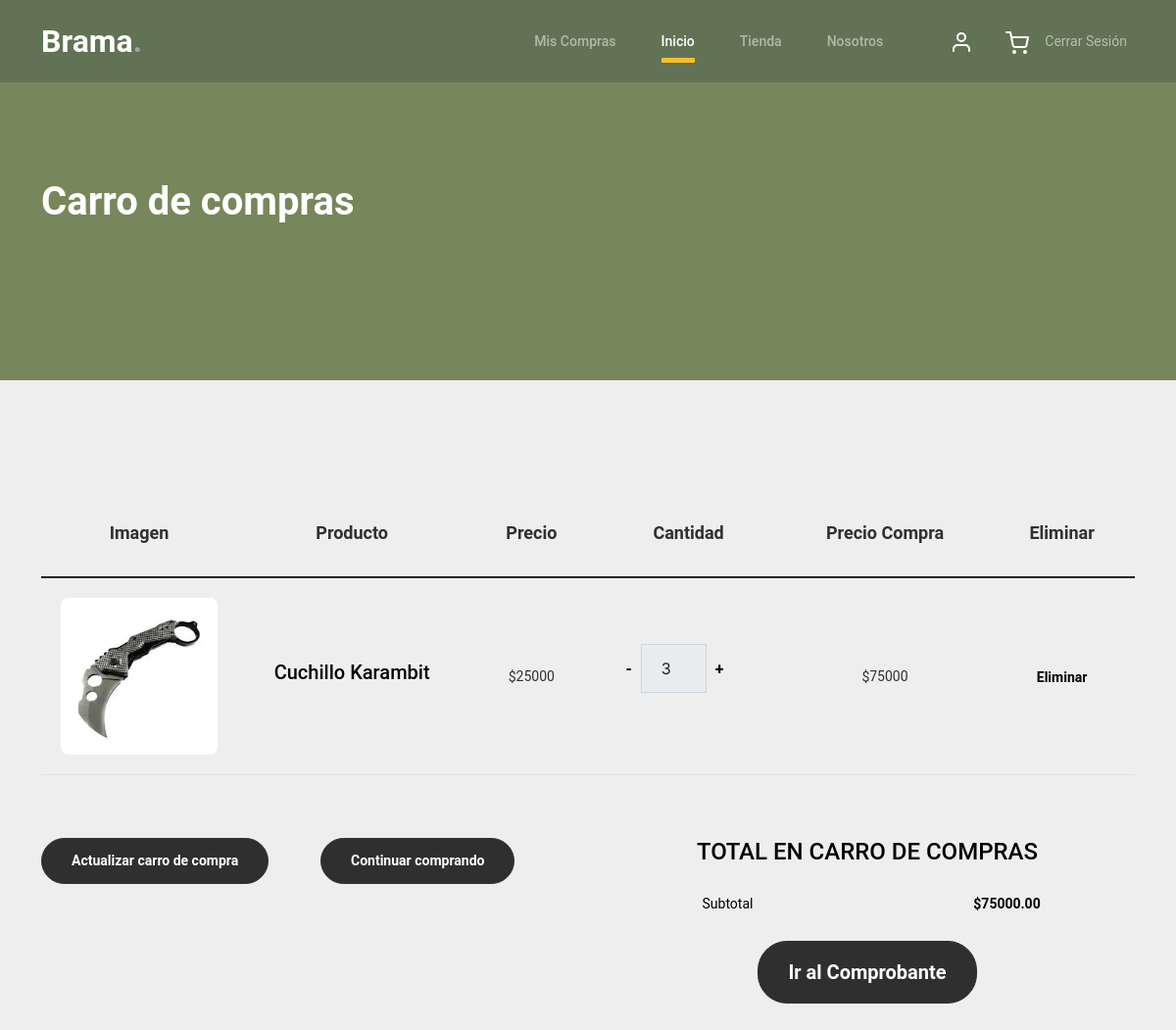
Screenshot of /cart/ (signed in) with the database file from the repository.
### aplicacion/models.py (models this page shows, shortened)
class Carrito(models.Model):
    id = models.AutoField(primary_key=True)  # Añadimos un campo AutoField para el id #probe poniendo id para eliminarlo, pero igual no funciona
    usuario = models.ForeignKey(Usuario, on_delete=models.CASCADE, related_name='carritos')
    envio = models.ForeignKey(Envio, on_delete=models.CASCADE, null=True, blank=True)
    producto = models.ForeignKey(Producto, on_delete=models.CASCADE)
    cantidad = models.IntegerField(validators=[MinValueValidator(1)])
    class Meta:
        verbose_name_plural = 'Carritos'
    def get_total_price(self):
        return self.producto.precio * self.cantidad
    class Meta:
        verbose_name_plural = 'Carritos'

class Producto(models.Model):
    cod_producto = models.AutoField(primary_key=True)
    nombre = models.CharField(max_length=50)
    tipo_producto = models.CharField(max_length=10, choices=TIPO_PRODUCTO, default='OTRO PRODUCTO')
    tipo_municion = models.CharField(max_length=100, choices=TIPO_MUNICION, default='OTRO')
    precio = models.IntegerField(validators=[MinValueValidator(1000), MaxValueValidator(999999999)])
    stock = models.IntegerField(default=0)
    imagen = models.ImageField(upload_to='productos', null=True)

### aplicacion/views.py (the view, shortened to what this page needs)
# urls.py: path('cart/', cart, name='cart'),
@login_required
def cart(request):
    user = request.user
    usr = get_object_or_404(Usuario, nombusuario=user)
    carritos = Carrito.objects.filter(usuario_id=usr)
    productos = Producto.objects.all()
    subtotal = sum(c.get_total_price() for c in carritos)
    datos = {
        "carritos": carritos,
        "productos": productos,
        "subtotal": subtotal,
    }
    print("Y aqui")  # Confirmar que se accede a la vista
    return render(request, "aplicacion/cart.html", datos)

### aplicacion/templates/aplicacion/cart.html (shortened to what this page needs)
{% load static %}
<!DOCTYPE html>
<html lang="es">
<head>
    <link rel="stylesheet" href="{% static 'aplicacion/css/bootstrap.min.css' %}">
    <link rel="stylesheet" href="https://cdnjs.cloudflare.com/ajax/libs/font-awesome/6.0.0-beta3/css/all.min.css">
    <link rel="stylesheet" href="{% static 'aplicacion/css/tiny-slider.css' %}">
    <link rel="stylesheet" href="{% static 'aplicacion/css/style.css' %}">
</head>
<body>
    <nav class="custom-navbar navbar navbar-expand-md navbar-dark bg-dark" arial-label="Furni navigation bar">
        <div class="container">
            <a class="navbar-brand" href="{% url 'index' %}">Brama<span>.</span></a>
            <div class="collapse navbar-collapse" id="navbarsFurni">
                <ul class="custom-navbar-nav navbar-nav ms-auto mb-2 mb-md-0">
                    <li><a class="nav-link" href="{% url 'miscompras' %}">Mis Compras</a></li>
                    <li class="nav-item active">
                        <a class="nav-link" href="{% url 'index' %}">Inicio</a>
                    </li>
                    <li><a class="nav-link" href="{% url 'shop' %}">Tienda</a></li>
                    <li><a class="nav-link" href="{% url 'about' %}">Nosotros</a></li>
                </ul>
                <ul class="custom-navbar-cta navbar-nav mb-2 mb-md-0 ms-5">
                    <li><a class="nav-link" href="{% url 'login' %}"><img src="{% static 'aplicacion/img/user.svg' %}"></a></li>
                    <li><a class="nav-link" href="{% url 'cart' %}"><img src="{% static 'aplicacion/img/cart.svg' %}"></a></li>
                    <li><a class="nav-link" href="{% url 'salir' %}">Cerrar Sesión</a></li>
                </ul>
            </div>
        </div>
    </nav>
    <div class="hero">
        <div class="container">
            <div class="row justify-content-between">
                <div class="col-lg-5">
                    <div class="intro-excerpt">
                        <h1>Carro de compras</h1>
                    </div>
                </div>
                <div class="col-lg-7">
                </div>
            </div>
        </div>
    </div>
    <div class="untree_co-section before-footer-section">
        <div class="container">
            <div class="row mb-5">
                <form class="col-md-12" method="post" action="{% url 'cart' %}">
                    <div class="site-blocks-table">
                        <table class="table">
                            <thead>
                                <tr>
                                    <th class="product-thumbnail">Imagen</th>
                                    <th class="product-name">Producto</th>
                                    <th class="product-price">Precio</th>
                                    <th class="product-quantity">Cantidad</th>
                                    <th class="product-total">Precio Compra</th>
                                    <th class="product-remove">Eliminar</th>
                                </tr>
                            </thead>
                            <tbody>
                                {% for c in carritos %}
                                <tr>
                                    <td class="product-thumbnail">
                                        <img src="{{ c.producto.imagen.url }}" alt="{{ c.producto.nombre }}" class="img-fluid">
                                    </td>
                                    <td class="product-name">
                                        <h2 class="h5 text-black">{{ c.producto.nombre }}</h2>
                                    </td>
                                    <td class="product-price"> ${{ c.producto.precio }}</td>
                                    <td>
                                        <div class="input-group mb-3 d-flex align-items-center quantity-container" style="max-width: 120px;">
                                            <div class="input-group-prepend">
                                                <button class="btn btn-outline-black decrease" type="button" onclick="updateQuantity('{{ c.id }}', 'decrease')">-</button>
                                            </div>
                                            <input type="number" class="form-control text-center quantity-amount" value="{{ c.cantidad }}" placeholder="" aria-label="Cantidad" aria-describedby="button-addon1" min="1" step="1" disabled>
                                            <div class="input-group-append">
                                                <button class="btn btn-outline-black increase" type="button" onclick="updateQuantity('{{ c.id }}', 'increase')">+</button>
                                            </div>
                                        </div>
                                    </td>
                                    <td class="product-total"> ${{ c.get_total_price }}</td>
                                    <td>
                                        <form method="post" action="{% url 'cart' %}">
                                            <button type="submit" class="btn btn-black btn-sm btn-remove">Eliminar</button>
                                        </form>
                                    </td>
                                </tr>
                                {% endfor %}
                            </tbody>
                        </table>
                    </div>
                </form>
            </div>
        </div>
        <div class="container">
            <div class="row">
                <div class="col-md-6">
                    <div class="row mb-4">
                        <div class="col-md-6 mb-3 mb-md-0">
                            <a href="{% url 'cart' %}" onclick="updateCart();" class="btn btn-black btn-sm btn-block">Actualizar carro de compra</a>
                        </div>
                        <div class="col-md-6">
                            <a href="{% url 'shop' %}" class="btn btn-black btn-sm btn-block">Continuar comprando</a>
                        </div>
                    </div>
                </div>
                <div class="col-md-6">
                    <div class="text-center">
                        <h3 class="text-black h4 text-uppercase mb-4">Total en Carro de compras</h3>
                        <div class="row mb-4">
                            <div class="col-md-6 text-left">
                                <span class="text-black">Subtotal</span>
                            </div>
                            <div class="col-md-6 text-right" id="subtotal">
                            </div>
                        </div>
                        <form id="checkout-form" action="{% url 'checkout' %}" method="post">
                            <button type="submit" class="btn btn-black btn-lg py-3 btn-block">Ir al Comprobante</button>
                        </form>
                    </div>
                </div>
            </div>
        </div>
    </div>
</body>
</html>

### aplicacion/static/aplicacion/css/style.css (style rules this page uses)
body { overflow-x: hidden; position: relative; }
body { font-family: "Inter", sans-serif; font-weight: 400; line-height: 28px; color: #6a6a6a; font-size: 14px; background-color: #eff2f1; }
a { text-decoration: none; -webkit-transition: .3s all ease; -o-transition: .3s all ease; transition: .3s all ease; color: #2f2f2f; text-decoration: underline; }
.custom-navbar { background: #627254 !important; padding-top: 20px; padding-bottom: 20px; }
.custom-navbar .navbar-brand { font-size: 32px; font-weight: 600; }
.custom-navbar .navbar-brand > span { opacity: .4; }
@media (min-width: 992px) { .custom-navbar .custom-navbar-nav li { margin-left: 15px; margin-right: 15px; } }
.custom-navbar .custom-navbar-nav li a { font-weight: 500; color: #ffffff !important; opacity: .5; -webkit-transition: .3s all ease; -o-transition: .3s all ease; transition: .3s all ease; position: relative; }
@media (min-width: 768px) { .custom-navbar .custom-navbar-nav li a:before { content: ""; position: absolute; bottom: 0; left: 8px; right: 8px; background: #f9bf29; height: 5px; opacity: 1; visibility: visible; width: 0; -webkit-transition: .15s all ease-out; -o-transition: .15s all ease-out; transition: .15s all ease-out; } }
.custom-navbar .custom-navbar-nav li.active a { opacity: 1; }
.custom-navbar .custom-navbar-nav li.active a:before { width: calc(100% - 16px); }
.custom-navbar .custom-navbar-cta { margin-left: 0 !important; -webkit-box-orient: horizontal; -webkit-box-direction: normal; -ms-flex-direction: row; flex-direction: row; }
@media (min-width: 768px) { .custom-navbar .custom-navbar-cta { margin-left: 40px !important; } }
.custom-navbar .custom-navbar-cta li { margin-left: 0px; margin-right: 0px; }
.custom-navbar .custom-navbar-cta li:first-child { margin-right: 20px; }
.hero { background: #76885B; padding: calc(4rem - 30px) 0 0rem 0; }
@media (min-width: 768px) { .hero { padding: calc(4rem - 30px) 0 4rem 0; } }
@media (min-width: 992px) { .hero { padding: calc(8rem - 30px) 0 8rem 0; } }
.hero .intro-excerpt { position: relative; z-index: 4; }
@media (min-width: 992px) { .hero .intro-excerpt { max-width: 450px; } }
.hero h1 { font-weight: 700; color: #ffffff; margin-bottom: 30px; }
.btn { font-weight: 600; padding: 12px 30px; border-radius: 30px; color: #ffffff; background: #2f2f2f; border-color: #2f2f2f; }
.before-footer-section { padding: 7rem 0 12rem 0 !important; }
.untree_co-section { padding: 7rem 0; }
.form-control { height: 50px; border-radius: 10px; font-family: "Inter", sans-serif; }
.site-blocks-table { overflow: auto; }
.site-blocks-table .product-thumbnail { width: 200px; }
.site-blocks-table .btn { padding: 2px 10px; }
.site-blocks-table thead th { padding: 30px; text-align: center; border-width: 0px !important; vertical-align: middle; color: rgba(0, 0, 0, 0.8); font-size: 18px; }
.site-blocks-table td { padding: 20px; text-align: center; vertical-align: middle; color: rgba(0, 0, 0, 0.8); }
.site-blocks-table tbody tr:first-child td { border-top: 1px solid #3b5d50 !important; }
.site-blocks-table .btn { background: none !important; color: #000000; border: none; height: auto !important; }
:root { --dark-green: #627254; --light-green: #76885B; --gray: #DDDDDD; --light-gray: #EEEEEE; }
body { background-color: var(--light-gray); color: var(--dark-green); }
h1 { color: var(--light-green); }
.img-fluid { transition: transform 0.5s ease; cursor: pointer; }
body { font-family: 'Roboto', sans-serif; background-color: #EEEEEE; }
h1 { color: #627254; font-weight: 700; }
.img-fluid { transition: transform 0.3s ease; cursor: pointer; border-radius: 8px; color: #EEEEEE; font-weight: bold; }

### rows the page displays
Carrito: producto.imagen (picture), producto.nombre "Cuchillo Karambit", producto.precio "25000", cantidad "3", get_total_price "75000"
